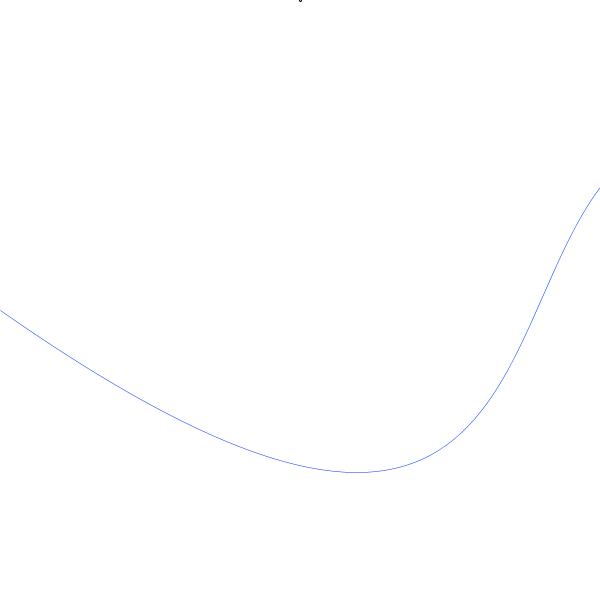
Frame 1 (no input)
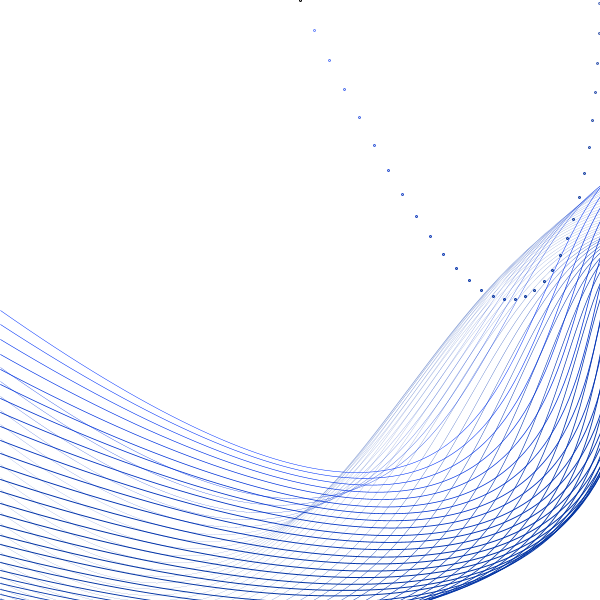
Frame 60 (the mouse pressed at the canvas centre just before this capture)
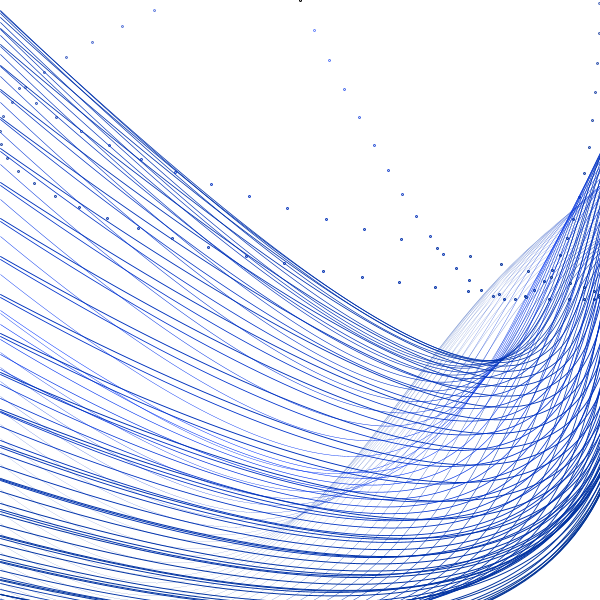
Frame 120 (the mouse held since frame 60 and released just before this capture)

The Processing sketch that drew these frames (run headless with seeded random() and noise(); from frame 60 on, the mouse is pressed at the canvas centre):

// Processing sketch: processing_79371
// ── processing_79371.pde


float tx = 0.;
float ty = 0.;
float sx = 0.05;
float sy = 0.101;


void setup()
{
  size(600, 600);
  smooth();
  background(255);
  
}

void draw(){
 
  
  float xpos = map(sin(tx), -1., 1., 0, width);
  float ypos = map(sin(ty), -1., 1., 0, height);
  
  float distance = dist(xpos, ypos, width / 2, height / 2);
  int fcolor = (int)map(distance, 0, width / 2, 255, 180 );
  
  fill(fcolor);
  ellipse(xpos, ypos-height/2, 2, 2); 
  noFill();
  strokeWeight(ypos/height );
  stroke(ypos/width);
  stroke(color(0,50,fcolor));
  bezier(800, xpos/2-10, 400 , 10, 400+ypos, 800,0, 10+xpos); 
  tx = tx + sx;
  ty = ty + sy;
   
}

void mousePressed() {
  
  background(255);
  sx = random(0., 0.2);
  sy = random(0., 0.2);  
  
}
